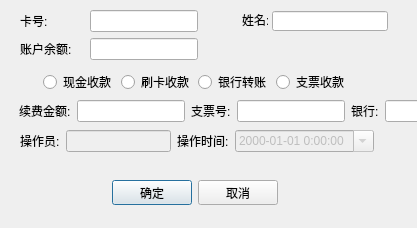
<?xml version="1.0" encoding="UTF-8"?>
<ui version="4.0">
 <class>AccountPayDialog</class>
 <widget class="QDialog" name="AccountPayDialog">
  <property name="geometry">
   <rect>
    <x>0</x>
    <y>0</y>
    <width>417</width>
    <height>228</height>
   </rect>
  </property>
  <property name="windowTitle">
   <string>Dialog</string>
  </property>
  <widget class="QWidget" name="layoutWidget">
   <property name="geometry">
    <rect>
     <x>70</x>
     <y>180</y>
     <width>250</width>
     <height>25</height>
    </rect>
   </property>
   <layout class="QHBoxLayout" name="horizontalLayout_8">
    <item>
     <spacer name="horizontalSpacer_2">
      <property name="orientation">
       <enum>Qt::Horizontal</enum>
      </property>
      <property name="sizeHint" stdset="0">
       <size>
        <width>40</width>
        <height>20</height>
       </size>
      </property>
     </spacer>
    </item>
    <item>
     <widget class="QPushButton" name="btn_save">
      <property name="text">
       <string>确定</string>
      </property>
     </widget>
    </item>
    <item>
     <widget class="QPushButton" name="btn_cancel">
      <property name="text">
       <string>取消</string>
      </property>
     </widget>
    </item>
    <item>
     <spacer name="horizontalSpacer_3">
      <property name="orientation">
       <enum>Qt::Horizontal</enum>
      </property>
      <property name="sizeHint" stdset="0">
       <size>
        <width>40</width>
        <height>20</height>
       </size>
      </property>
     </spacer>
    </item>
   </layout>
  </widget>
  <widget class="QLabel" name="label_2">
   <property name="geometry">
    <rect>
     <x>242</x>
     <y>12</y>
     <width>26</width>
     <height>16</height>
    </rect>
   </property>
   <property name="text">
    <string>姓名:</string>
   </property>
  </widget>
  <widget class="QLineEdit" name="lineEdit_name">
   <property name="geometry">
    <rect>
     <x>272</x>
     <y>11</y>
     <width>116</width>
     <height>20</height>
    </rect>
   </property>
   <property name="sizePolicy">
    <sizepolicy hsizetype="Preferred" vsizetype="Fixed">
     <horstretch>0</horstretch>
     <verstretch>0</verstretch>
    </sizepolicy>
   </property>
  </widget>
  <widget class="QWidget" name="layoutWidget1">
   <property name="geometry">
    <rect>
     <x>20</x>
     <y>10</y>
     <width>178</width>
     <height>50</height>
    </rect>
   </property>
   <layout class="QHBoxLayout" name="horizontalLayout_2">
    <item>
     <layout class="QVBoxLayout" name="verticalLayout">
      <item>
       <widget class="QLabel" name="label">
        <property name="text">
         <string>卡号:</string>
        </property>
       </widget>
      </item>
      <item>
       <widget class="QLabel" name="label_3">
        <property name="text">
         <string>账户余额:</string>
        </property>
       </widget>
      </item>
     </layout>
    </item>
    <item>
     <layout class="QVBoxLayout" name="verticalLayout_2">
      <item>
       <widget class="QLineEdit" name="lineEdit_cardNo">
        <property name="sizePolicy">
         <sizepolicy hsizetype="Preferred" vsizetype="Fixed">
          <horstretch>0</horstretch>
          <verstretch>0</verstretch>
         </sizepolicy>
        </property>
       </widget>
      </item>
      <item>
       <widget class="QLineEdit" name="lineEdit_accountRemain">
        <property name="sizePolicy">
         <sizepolicy hsizetype="Preferred" vsizetype="Fixed">
          <horstretch>0</horstretch>
          <verstretch>0</verstretch>
         </sizepolicy>
        </property>
       </widget>
      </item>
     </layout>
    </item>
   </layout>
  </widget>
  <widget class="QWidget" name="layoutWidget2">
   <property name="geometry">
    <rect>
     <x>43</x>
     <y>73</y>
     <width>304</width>
     <height>18</height>
    </rect>
   </property>
   <layout class="QHBoxLayout" name="horizontalLayout_7">
    <item>
     <widget class="QRadioButton" name="radioButton_cash">
      <property name="text">
       <string>现金收款</string>
      </property>
     </widget>
    </item>
    <item>
     <widget class="QRadioButton" name="radioButton_card">
      <property name="text">
       <string>刷卡收款</string>
      </property>
     </widget>
    </item>
    <item>
     <widget class="QRadioButton" name="radioButton_bank">
      <property name="text">
       <string>银行转账</string>
      </property>
     </widget>
    </item>
    <item>
     <widget class="QRadioButton" name="radioButton_check">
      <property name="text">
       <string>支票收款</string>
      </property>
     </widget>
    </item>
   </layout>
  </widget>
  <widget class="QWidget" name="layoutWidget3">
   <property name="geometry">
    <rect>
     <x>19</x>
     <y>100</y>
     <width>540</width>
     <height>22</height>
    </rect>
   </property>
   <layout class="QHBoxLayout" name="horizontalLayout">
    <item>
     <widget class="QLabel" name="label_4">
      <property name="text">
       <string>续费金额:</string>
      </property>
     </widget>
    </item>
    <item>
     <widget class="QLineEdit" name="lineEdit_accountPay"/>
    </item>
    <item>
     <widget class="QLabel" name="label_check">
      <property name="text">
       <string>支票号:</string>
      </property>
     </widget>
    </item>
    <item>
     <widget class="QLineEdit" name="lineEdit_check"/>
    </item>
    <item>
     <widget class="QLabel" name="label_bank">
      <property name="text">
       <string>银行:</string>
      </property>
     </widget>
    </item>
    <item>
     <widget class="QLineEdit" name="lineEdit_bank"/>
    </item>
    <item>
     <spacer name="horizontalSpacer">
      <property name="orientation">
       <enum>Qt::Horizontal</enum>
      </property>
      <property name="sizeHint" stdset="0">
       <size>
        <width>40</width>
        <height>20</height>
       </size>
      </property>
     </spacer>
    </item>
   </layout>
  </widget>
  <widget class="QWidget" name="layoutWidget4">
   <property name="geometry">
    <rect>
     <x>20</x>
     <y>130</y>
     <width>354</width>
     <height>22</height>
    </rect>
   </property>
   <layout class="QHBoxLayout" name="horizontalLayout_3">
    <item>
     <widget class="QLabel" name="label_6">
      <property name="text">
       <string>操作员:</string>
      </property>
     </widget>
    </item>
    <item>
     <widget class="QLineEdit" name="lineEdit_operator">
      <property name="enabled">
       <bool>false</bool>
      </property>
     </widget>
    </item>
    <item>
     <widget class="QLabel" name="label_7">
      <property name="text">
       <string>操作时间:</string>
      </property>
     </widget>
    </item>
    <item>
     <widget class="QDateTimeEdit" name="dateTimeEdit">
      <property name="enabled">
       <bool>false</bool>
      </property>
      <property name="displayFormat">
       <string>yyyy-MM-dd H:mm:ss</string>
      </property>
      <property name="calendarPopup">
       <bool>true</bool>
      </property>
     </widget>
    </item>
   </layout>
  </widget>
 </widget>
 <resources/>
 <connections/>
</ui>
